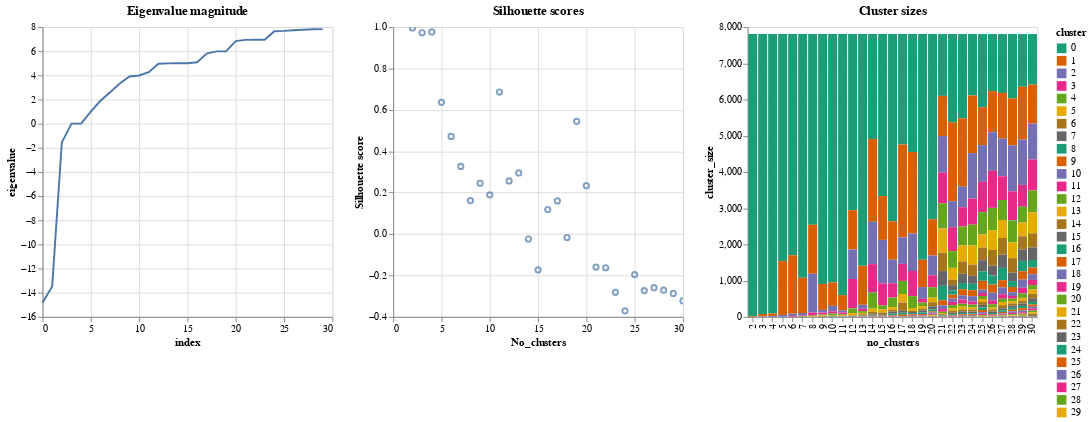

Notebook code cell kept with this figure:
### Code cell
plot_cluster_diagnostics(results, sizes, eigvalues)

### Figure 1 — Vega-Lite specification as saved in the notebook (floating-point values rounded to 4 significant figures; data arrays with more than 128 entries replaced by an {"elided": "..."} marker saying what was removed)
{"config": {"view": {"continuousWidth": 400, "continuousHeight": 300}}, "hconcat": [{"data": {"name": "data-a38892800ecfc86e1adef5bc18fddb7c"}, "mark": "line", "encoding": {"x": {"field": "index", "type": "quantitative"}, "y": {"field": "eigenvalue", "type": "quantitative"}}, "title": "Eigenvalue magnitude", "width": 300}, {"data": {"name": "data-866b605252b16da04dbe94ca021ef569"}, "mark": "point", "encoding": {"x": {"field": "No_clusters", "type": "quantitative"}, "y": {"field": "Silhouette score", "type": "quantitative"}}, "selection": {"selector002": {"type": "interval", "bind": "scales", "encodings": ["x", "y"]}}, "title": "Silhouette scores", "width": 300}, {"data": {"name": "data-8353c1eab19b4e05e92b0339ec6df63a"}, "mark": "bar", "encoding": {"color": {"field": "cluster", "scale": {"scheme": "dark2"}, "type": "ordinal"}, "x": {"field": "no_clusters", "type": "ordinal"}, "y": {"field": "cluster_size", "type": "quantitative"}}, "title": "Cluster sizes", "width": 300}], "$schema": "https://vega.github.io/schema/vega-lite/v4.17.0.json", "datasets": {"data-a38892800ecfc86e1adef5bc18fddb7c": [{"eigenvalue": -14.83, "index": 0}, {"eigenvalue": -13.48, "index": 1}, {"eigenvalue": -1.555, "index": 2}, {"eigenvalue": -4.863e-15, "index": 3}, {"eigenvalue": 1.159e-13, "index": 4}, {"eigenvalue": 1.0, "index": 5}, {"eigenvalue": 1.896, "index": 6}, {"eigenvalue": 2.594, "index": 7}, {"eigenvalue": 3.323, "index": 8}, {"eigenvalue": 3.907, "index": 9}, {"eigenvalue": 3.988, "index": 10}, {"eigenvalue": 4.265, "index": 11}, {"eigenvalue": 4.959, "index": 12}, {"eigenvalue": 4.991, "index": 13}, {"eigenvalue": 5.0, "index": 14}, {"eigenvalue": 5.0, "index": 15}, {"eigenvalue": 5.082, "index": 16}, {"eigenvalue": 5.797, "index": 17}, {"eigenvalue": 5.985, "index": 18}, {"eigenvalue": 5.985, "index": 19}, {"eigenvalue": 6.839, "index": 20}, {"eigenvalue": 6.936, "index": 21}, {"eigenvalue": 6.953, "index": 22}, {"eigenvalue": 6.954, "index": 23}, {"eigenvalue": 7.651, "index": 24}, {"eigenvalue": 7.682, "index": 25}, {"eigenvalue": 7.736, "index": 26}, {"eigenvalue": 7.783, "index": 27}, {"eigenvalue": 7.812, "index": 28}, {"eigenvalue": 7.828, "index": 29}], "data-866b605252b16da04dbe94ca021ef569": [{"No_clusters": 2, "Silhouette score": 0.9954}, {"No_clusters": 3, "Silhouette score": 0.9724}, {"No_clusters": 4, "Silhouette score": 0.9763}, {"No_clusters": 5, "Silhouette score": 0.6363}, {"No_clusters": 6, "Silhouette score": 0.4717}, {"No_clusters": 7, "Silhouette score": 0.3267}, {"No_clusters": 8, "Silhouette score": 0.1616}, {"No_clusters": 9, "Silhouette score": 0.2458}, {"No_clusters": 10, "Silhouette score": 0.1893}, {"No_clusters": 11, "Silhouette score": 0.686}, {"No_clusters": 12, "Silhouette score": 0.2563}, {"No_clusters": 13, "Silhouette score": 0.2951}, {"No_clusters": 14, "Silhouette score": -0.02408}, {"No_clusters": 15, "Silhouette score": -0.1732}, {"No_clusters": 16, "Silhouette score": 0.1186}, {"No_clusters": 17, "Silhouette score": 0.1601}, {"No_clusters": 18, "Silhouette score": -0.0169}, {"No_clusters": 19, "Silhouette score": 0.5446}, {"No_clusters": 20, "Silhouette score": 0.2337}, {"No_clusters": 21, "Silhouette score": -0.1595}, {"No_clusters": 22, "Silhouette score": -0.1628}, {"No_clusters": 23, "Silhouette score": -0.2817}, {"No_clusters": 24, "Silhouette score": -0.3711}, {"No_clusters": 25, "Silhouette score": -0.1958}, {"No_clusters": 26, "Silhouette score": -0.2731}, {"No_clusters": 27, "Silhouette score": -0.2593}, {"No_clusters": 28, "Silhouette score": -0.2714}, {"No_clusters": 29, "Silhouette score": -0.2871}, {"No_clusters": 30, "Silhouette score": -0.3224}], "data-8353c1eab19b4e05e92b0339ec6df63a": {"elided": "464 records"}}}
